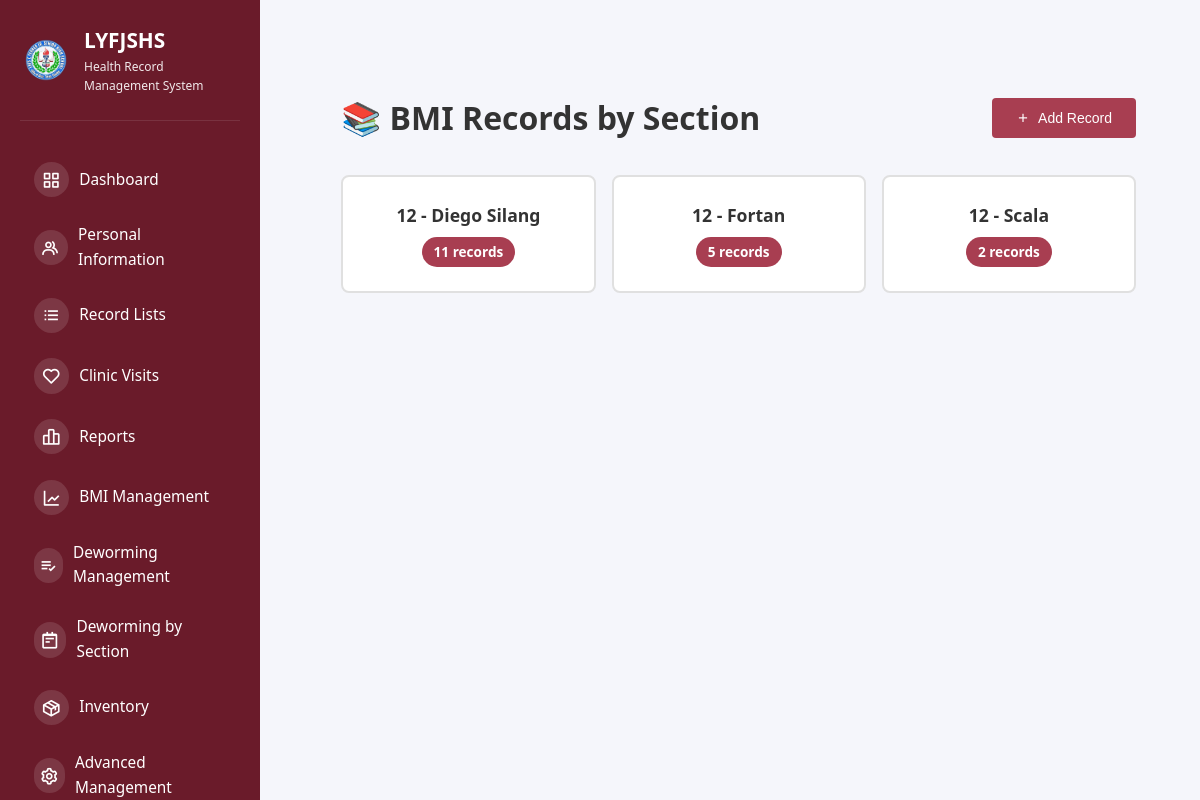
The app's page /bmi-section-view (signed in) with its own data.
### tables this page shows
CREATE TABLE bmi_records (
                id INTEGER PRIMARY KEY AUTOINCREMENT,
                person_type TEXT NOT NULL,
                person_id INTEGER NOT NULL,
                record_date DATE NOT NULL,
                name TEXT NOT NULL,
                birthdate DATE,
                grade TEXT,
                section TEXT,
                height REAL NOT NULL,
                weight REAL NOT NULL,
                bmi REAL,
                bmi_category TEXT,
                nutritional_status TEXT,
                height_for_age TEXT,
                remarks TEXT,
                recorded_by INTEGER,
                recorded_by_name TEXT,
                created_at TIMESTAMP DEFAULT CURRENT_TIMESTAMP,
                updated_at TIMESTAMP DEFAULT CURRENT_TIMESTAMP, semester TEXT DEFAULT '1st Semester', gender TEXT, strand TEXT,
                FOREIGN KEY(recorded_by) REFERENCES users(id)
            );

### src/app.py (the view, shortened to what this page needs)
@app.route("/bmi-section-view")
@require_role('super_admin', 'health_officer')
def bmi_section_view():
    db = get_db_connection()
    if not db:
        flash("Database error.", "danger")
        return redirect(url_for("dashboard"))
    try:
        cursor = db.cursor()
        cursor.execute("SELECT DISTINCT section FROM bmi_records WHERE section IS NOT NULL AND section != '' ORDER BY section")
        sections_result = cursor.fetchall()
        sections = [row['section'] for row in sections_result]
        selected_section = request.args.get('section', '')
        cursor.execute("""
            SELECT section, COUNT(*) as count
            FROM bmi_records
            WHERE section IS NOT NULL AND section != ''
            GROUP BY section
            ORDER BY section
        """)
        section_counts = {row['section']: row['count'] for row in cursor.fetchall()}
        bmi_records = []
        db.close()
        return render_template("admin/bmi_section_view.html",
                             sections=sections,
                             section_counts=section_counts,
                             selected_section=selected_section,
                             bmi_records=bmi_records)
    except sqlite3.Error as e:
        flash(f"Error loading BMI records: {str(e)}", "danger")
        if db:
            db.close()
        return redirect(url_for("dashboard"))

### src/app.py (called while the page is built)
@app.before_request
def check_user_status():
    if session.get("logged_in"):
        if request.endpoint in ['login', 'logout', 'register', 'pending_approval', 'static']:
            return
        if session.get("role") == "pending":
            return redirect(url_for("pending_approval"))
        db = get_db_connection()
        if db:
            try:
                cursor = db.cursor()
                cursor.execute("SELECT is_active FROM users WHERE id = ?", (session.get("user_id"),))
                user = cursor.fetchone()
                db.close()
                if not user or not safe_row_get(user, 'is_active', 1):
                    session.clear()
                    flash("Your account has been disabled. Please contact the administrator.", "danger")
                    return redirect(url_for("login"))
            except sqlite3.Error:
                db.close()

@app.context_processor
def inject_user():
    user = None
    if session.get("logged_in"):
        db = get_db_connection()
        if db:
            try:
                cursor = db.cursor()
                cursor.execute("SELECT * FROM users WHERE id = ?", (session.get("user_id"),))
                user = cursor.fetchone()
                db.close()
            except sqlite3.Error:
                pass
    return {'current_user': user, 'max': max, 'min': min, 'range': range}

def get_db_connection():
    try:
        conn = sqlite3.connect(DATABASE)
        conn.row_factory = sqlite3.Row  # This enables column access by name
        return conn
    except sqlite3.Error as e:
        print(f"Database connection error: {e}")
        return None

def safe_row_get(row, key, default=None):
    if row is None:
        return default
    try:
        return row[key]
    except (IndexError, KeyError):
        return default

### templates/admin/bmi_section_view.html (shortened to what this page needs)
{% extends "shared/base.html" %}
{% block content %}
<div class="section-container">
  <div class="section-header">
    <h1>📚 BMI Records by Section</h1>
    <div class="header-actions">
      <button class="btn btn-primary" onclick="openAddModal()">
        <i class="bx bx-plus"></i> Add Record
      </button>
    </div>
  </div>
  {% if sections %}
  <div class="section-list">
    {% for section in sections %}
    <div class="section-card {% if section == selected_section %}active{% endif %}"
      onclick="selectSection('{{ section }}')">
      <h3>{{ section }}</h3>
      <span class="section-count">{{ section_counts.get(section, 0) }} records</span>
    </div>
    {% endfor %}
  </div>
  {% else %}
  <div class="empty-state">
    <i class="bx bx-folder"></i>
    <p>No sections available</p>
  </div>
  {% endif %}
</div>
{% endblock %}

### static/css/dashboard.css (style rules this page uses)
* { margin: 0; padding: 0; box-sizing: border-box; }
:root { --primary-color: #2bb0a1; --secondary-color: #8b2340; --danger-color: #dc2626; --success-color: #16a34a; --warning-color: #ea580c; --light-bg: #f8fafc; --white: #ffffff; --text-dark: #1f2937; --text-light: #6b7280; --border-color: #e5e7eb; --shadow: 0 1px 3px rgba(0, 0, 0, 0.1); --shadow-lg: 0 10px 15px -3px rgba(0, 0, 0, 0.1); }
body { font-family: -apple-system, BlinkMacSystemFont, "Segoe UI", Roboto, Oxygen, Ubuntu, Cantarell, sans-serif; background-color: var(--light-bg); color: var(--text-dark); line-height: 1.6; }
html, body { height: 100%; font-family: system-ui, -apple-system, BlinkMacSystemFont, "Segoe UI", Roboto, sans-serif; }
body { background: #f5f6fb; color: #111827; }
.main-content h1 { font-size: 2.2rem; margin-bottom: 1.75rem; color: #111827; font-weight: 700; }

### templates/admin/bmi_section_view.html (style rules this page uses)
.section-container { max-width: 1400px; margin: 2rem auto; padding: 2rem; }
.section-header { display: flex; justify-content: space-between; align-items: center; margin-bottom: 2rem; flex-wrap: wrap; gap: 1rem; }
.section-header h1 { margin: 0; color: #333; font-size: 32px; }
.header-actions { display: flex; gap: 10px; flex-wrap: wrap; }
.btn { padding: 0.75rem 1.5rem; border: none; border-radius: 4px; cursor: pointer; font-weight: 500; transition: background 0.3s; display: inline-flex; align-items: center; gap: 8px; text-decoration: none; font-size: 14px; }
.btn-primary { background: #a83e51; color: white; }
.section-list { display: grid; grid-template-columns: repeat(auto-fill, minmax(200px, 1fr)); gap: 1rem; margin-bottom: 2rem; }
.section-card { background: white; border: 2px solid #e0e0e0; border-radius: 8px; padding: 1.5rem; cursor: pointer; transition: all 0.3s ease; text-align: center; }
.section-card h3 { margin: 0 0 0.5rem 0; color: #333; font-size: 1.1rem; }
.section-count { display: inline-block; background: #a83e51; color: white; border-radius: 20px; padding: 0.25rem 0.75rem; font-size: 0.85rem; font-weight: 600; }

### records on screen
bmi_records: section "12 - Diego Silang", get "11"
bmi_records: section "12 - Scala", get "2"

### other values on screen
{{ section }} "12 - Fortan"
{{ section_counts.get(section, 0) }} "5"
